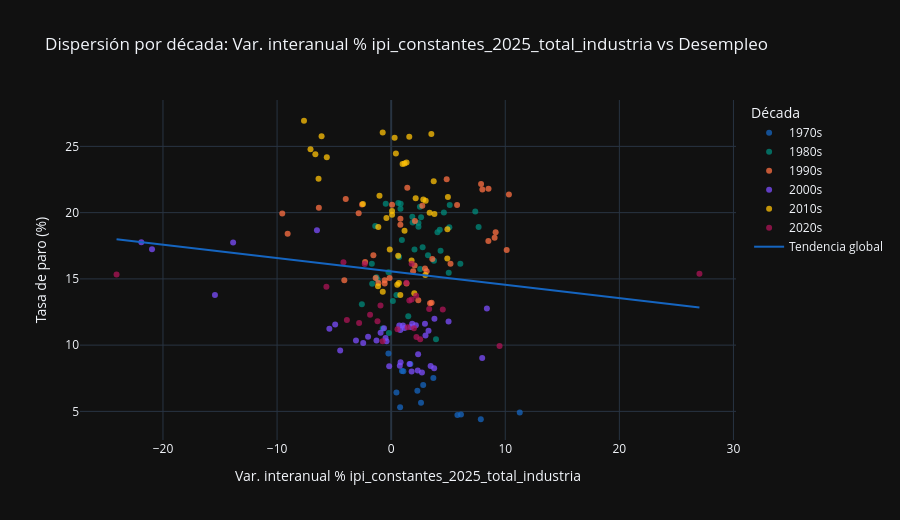

Notebook code for this chart:
### Markdown cell above
### Análisis:

La correlación global entre la variación interanual del `ipi_constantes_2025_total_industria` y la tasa de paro es de -0,1044, débil en el agregado pero, como en el PIB, resultado de promediar regímenes de signo opuesto. La correlación rodante a 20 trimestres oscila con gran amplitud entre aproximadamente +0,8 y -0,95, alternando tramos en que la producción industrial y el paro se mueven en sentido inverso con tramos en que lo hacen en el mismo sentido.

El tramo más informativo y de mayor magnitud es el de la crisis financiera: entre 2008 y 2010 la correlación rodante alcanza su mínimo, en torno a -0,95, el valor más extremo de toda la serie, cuando el colapso de la producción industrial coincide con la mayor escalada del desempleo. Otros tramos negativos aparecen en 1981-1983 y 2015-2018. Los tramos positivos (1985-1992, 2001-2006) corresponden a periodos en que la producción crece de forma sostenida mientras el paro evoluciona por sus propios factores estructurales, sin acoplarse a la dinámica industrial. La correlación global de -0,1044 subestima por tanto el poder predictivo del IPI, que es fuerte y negativo en las recesiones industriales, el momento en que más importa para anticipar el desempleo.

Para la caracterización de la variable, el crecimiento de la producción industrial es un indicador relevante del ciclo cuya relación con el paro se intensifica en las crisis; su aprovechamiento, condicionado al régimen, se difiere a la fase de feature engineering.

### Code cell
df_cross['decada'] = (df_cross.index.year // 10 * 10).astype(str) + 's'
paleta_decadas = ['#1565C0', '#00897B', '#FF7043', '#7C4DFF', '#FFC107', '#AD1457']

df_scatter = df_cross.reset_index().rename(columns={'index': 'fecha', df_cross.index.name or 'index': 'fecha'})
if 'fecha' not in df_scatter.columns:
    df_scatter.insert(0, 'fecha', df_cross.index.strftime('%Y-%m-%d'))
else:
    df_scatter['fecha'] = pd.to_datetime(df_scatter['fecha']).dt.strftime('%Y-%m-%d')

fig = px.scatter(
    df_scatter, x='ipi', y='parados',
    color='decada',
    hover_data=['fecha'],
    trendline='ols',
    trendline_scope='overall',
    color_discrete_sequence=paleta_decadas,
    title=f'Dispersión por década: {main_s9_label} vs Desempleo',
    labels={
        'ipi': main_s9_label,
        'parados': 'Tasa de paro (%)',
        'decada': 'Década', 'fecha': 'Fecha',
    },
)
fig.for_each_trace(lambda t: t.update(name='Tendencia global') if t.name == 'Overall Trendline' else None)
fig.update_traces(marker=dict(size=6, opacity=0.75))
fig.update_layout(height=520)
fig.show()

### Figure 1 — Plotly figure (JSON) as saved in the notebook; plotly's stock layout.template omitted (floating-point values rounded to 4 significant figures; data arrays with more than 128 entries replaced by an {"elided": "..."} marker saying what was removed)
{"data": [{"customdata": [["1976-07-01"], ["1976-10-01"], ["1977-01-01"], ["1977-04-01"], ["1977-07-01"], ["1977-10-01"], ["1978-01-01"], ["1978-04-01"], ["1978-07-01"], ["1978-10-01"], ["1979-01-01"], ["1979-04-01"], ["1979-07-01"], ["1979-10-01"]], "hovertemplate": "Década=1970s<br>Var. interanual % ipi_constantes_2025_total_industria=%{x}<br>Tasa de paro (%)=%{y}<br>Fecha=%{customdata[0]}<extra></extra>", "legendgroup": "1970s", "marker": {"color": "#1565C0", "opacity": 0.75, "size": 6, "symbol": "circle"}, "mode": "markers", "name": "1970s", "orientation": "v", "showlegend": true, "type": "scatter", "x": [7.858, 5.806, 11.27, 6.118, 0.7828, 2.615, 0.4603, 2.296, 2.807, 3.699, 1.069, 0.9474, 1.685, -0.2415], "xaxis": "x", "y": [4.407, 4.721, 4.92, 4.763, 5.318, 5.656, 6.418, 6.551, 6.998, 7.529, 8.025, 8.052, 8.579, 9.361], "yaxis": "y"}, {"customdata": [["1980-01-01"], ["1980-04-01"], ["1980-07-01"], ["1980-10-01"], ["1981-01-01"], ["1981-04-01"], ["1981-07-01"], ["1981-10-01"], ["1982-01-01"], ["1982-04-01"], ["1982-07-01"], ["1982-10-01"], ["1983-01-01"], ["1983-04-01"], ["1983-07-01"], ["1983-10-01"], ["1984-01-01"], ["1984-04-01"], ["1984-07-01"], ["1984-10-01"], ["1985-01-01"], ["1985-04-01"], ["1985-07-01"], ["1985-10-01"], ["1986-01-01"], ["1986-04-01"], ["1986-07-01"], ["1986-10-01"], ["1987-01-01"], ["1987-04-01"], ["1987-07-01"], ["1987-10-01"], ["1988-01-01"], ["1988-04-01"], ["1988-07-01"], ["1988-10-01"], ["1989-01-01"], ["1989-04-01"], ["1989-07-01"], ["1989-10-01"]], "hovertemplate": "Década=1980s<br>Var. interanual % ipi_constantes_2025_total_industria=%{x}<br>Tasa de paro (%)=%{y}<br>Fecha=%{customdata[0]}<extra></extra>", "legendgroup": "1980s", "marker": {"color": "#00897B", "opacity": 0.75, "size": 6, "symbol": "circle"}, "mode": "markers", "name": "1980s", "orientation": "v", "showlegend": true, "type": "scatter", "x": [3.929, -0.1974, -0.743, 1.498, -2.569, 0.1484, 0.461, -1.666, -1.293, -1.186, -0.2299, -1.694, 3.226, 3.752, 0.6899, 2.757, 2.392, -1.398, 1.882, 0.8149, -0.4768, 0.8312, 2.52, 5.133, 0.623, 7.372, 2.621, 1.853, 4.619, 2.394, 7.664, 4.262, 5.098, 4.058, 0.939, 2.043, 4.331, 6.062, 5.044, 2.545], "xaxis": "x", "y": [10.44, 10.91, 11.26, 12.18, 13.09, 13.34, 13.78, 14.63, 15.12, 14.93, 15.5, 16.15, 16.78, 16.37, 16.64, 17.39, 18.94, 18.99, 19.25, 20.3, 20.68, 20.68, 20.44, 20.58, 20.72, 20.09, 19.66, 19.68, 20.0, 19.22, 18.92, 18.7, 18.9, 18.52, 17.93, 17.22, 17.12, 16.15, 15.46, 15.74], "yaxis": "y"}, {"customdata": [["1990-01-01"], ["1990-04-01"], ["1990-07-01"], ["1990-10-01"], ["1991-01-01"], ["1991-04-01"], ["1991-07-01"], ["1991-10-01"], ["1992-01-01"], ["1992-04-01"], ["1992-07-01"], ["1992-10-01"], ["1993-01-01"], ["1993-04-01"], ["1993-07-01"], ["1993-10-01"], ["1994-01-01"], ["1994-04-01"], ["1994-07-01"], ["1994-10-01"], ["1995-01-01"], ["1995-04-01"], ["1995-07-01"], ["1995-10-01"], ["1996-01-01"], ["1996-04-01"], ["1996-07-01"], ["1996-10-01"], ["1997-01-01"], ["1997-04-01"], ["1997-07-01"], ["1997-10-01"], ["1998-01-01"], ["1998-04-01"], ["1998-07-01"], ["1998-10-01"], ["1999-01-01"], ["1999-04-01"], ["1999-07-01"], ["1999-10-01"]], "hovertemplate": "Década=1990s<br>Var. interanual % ipi_constantes_2025_total_industria=%{x}<br>Tasa de paro (%)=%{y}<br>Fecha=%{customdata[0]}<extra></extra>", "legendgroup": "1990s", "marker": {"color": "#FF7043", "opacity": 0.75, "size": 6, "symbol": "circle"}, "mode": "markers", "name": "1990s", "orientation": "v", "showlegend": true, "type": "scatter", "x": [3.114, -1.359, -1.119, -0.5693, -4.106, -0.5673, -0.1413, 1.923, 2.057, -2.282, -1.558, -9.073, -9.543, -6.339, -3.981, 1.413, 4.866, 7.881, 7.992, 8.533, 10.32, 5.778, 2.729, 0.08014, -2.555, -2.848, 0.8103, 2.084, 0.8069, 9.157, 9.066, 8.52, 10.12, 3.605, 5.2, 2.967, 1.344, 2.379, 3.543, 3.408], "xaxis": "x", "y": [15.58, 15.08, 14.69, 14.9, 14.89, 14.65, 15.06, 15.59, 16.01, 16.28, 16.78, 18.41, 19.94, 20.38, 21.02, 21.88, 22.52, 22.17, 21.75, 21.8, 21.37, 20.58, 20.51, 20.6, 20.62, 19.96, 19.54, 19.38, 19.08, 18.51, 18.1, 17.86, 17.19, 16.5, 16.13, 15.78, 14.65, 13.39, 13.19, 13.16], "yaxis": "y"}, {"customdata": [["2000-01-01"], ["2000-04-01"], ["2000-07-01"], ["2000-10-01"], ["2001-01-01"], ["2001-04-01"], ["2001-07-01"], ["2001-10-01"], ["2002-01-01"], ["2002-04-01"], ["2002-07-01"], ["2002-10-01"], ["2003-01-01"], ["2003-04-01"], ["2003-07-01"], ["2003-10-01"], ["2004-01-01"], ["2004-04-01"], ["2004-07-01"], ["2004-10-01"], ["2005-01-01"], ["2005-04-01"], ["2005-07-01"], ["2005-10-01"], ["2006-01-01"], ["2006-04-01"], ["2006-07-01"], ["2006-10-01"], ["2007-01-01"], ["2007-04-01"], ["2007-07-01"], ["2007-10-01"], ["2008-01-01"], ["2008-04-01"], ["2008-07-01"], ["2008-10-01"], ["2009-01-01"], ["2009-04-01"], ["2009-07-01"], ["2009-10-01"]], "hovertemplate": "Década=2000s<br>Var. interanual % ipi_constantes_2025_total_industria=%{x}<br>Tasa de paro (%)=%{y}<br>Fecha=%{customdata[0]}<extra></extra>", "legendgroup": "2000s", "marker": {"color": "#7C4DFF", "opacity": 0.75, "size": 6, "symbol": "circle"}, "mode": "markers", "name": "2000s", "orientation": "v", "showlegend": true, "type": "scatter", "x": [8.39, 5.03, 1.842, 0.7139, -0.9263, -1.288, -0.4059, -2.025, -4.908, 0.8029, 1.038, 2.961, 3.792, -0.6305, 1.174, 1.739, 2.165, 3.273, 3.009, -0.4931, -2.45, 2.361, -0.1755, 0.8256, 7.977, 0.7583, 2.327, 3.768, 3.458, 2.697, 1.792, 1.611, -4.467, -3.084, -5.417, -15.44, -20.96, -21.9, -13.85, -6.505], "xaxis": "x", "y": [12.76, 11.79, 11.61, 11.48, 10.94, 10.35, 10.3, 10.63, 11.55, 11.15, 11.49, 11.61, 11.99, 11.28, 11.3, 11.37, 11.5, 11.09, 10.74, 10.53, 10.17, 9.319, 8.411, 8.705, 9.027, 8.443, 8.084, 8.264, 8.419, 7.932, 8.006, 8.57, 9.603, 10.36, 11.23, 13.79, 17.24, 17.77, 17.75, 18.66], "yaxis": "y"}, {"customdata": [["2010-01-01"], ["2010-04-01"], ["2010-07-01"], ["2010-10-01"], ["2011-01-01"], ["2011-04-01"], ["2011-07-01"], ["2011-10-01"], ["2012-01-01"], ["2012-04-01"], ["2012-07-01"], ["2012-10-01"], ["2013-01-01"], ["2013-04-01"], ["2013-07-01"], ["2013-10-01"], ["2014-01-01"], ["2014-04-01"], ["2014-07-01"], ["2014-10-01"], ["2015-01-01"], ["2015-04-01"], ["2015-07-01"], ["2015-10-01"], ["2016-01-01"], ["2016-04-01"], ["2016-07-01"], ["2016-10-01"], ["2017-01-01"], ["2017-04-01"], ["2017-07-01"], ["2017-10-01"], ["2018-01-01"], ["2018-04-01"], ["2018-07-01"], ["2018-10-01"], ["2019-01-01"], ["2019-04-01"], ["2019-07-01"], ["2019-10-01"]], "hovertemplate": "Década=2010s<br>Var. interanual % ipi_constantes_2025_total_industria=%{x}<br>Tasa de paro (%)=%{y}<br>Fecha=%{customdata[0]}<extra></extra>", "legendgroup": "2010s", "marker": {"color": "#FFC107", "opacity": 0.75, "size": 6, "symbol": "circle"}, "mode": "markers", "name": "2010s", "orientation": "v", "showlegend": true, "type": "scatter", "x": [0.08072, 3.792, -0.416, 0.07885, 2.147, -2.473, -1.024, -6.366, -5.642, -6.644, -7.069, -6.098, -7.641, -0.7422, 0.3043, 1.588, 3.522, 0.4149, 1.001, 1.17, 1.348, 3.728, 4.973, 3.025, 2.818, 3.371, -1.126, 1.172, 4.929, -0.1229, 1.79, 4.918, 0.6138, 2.994, 0.5331, -1.155, 0.6774, -0.7376, 2.026, 0.8037], "xaxis": "x", "y": [19.84, 19.89, 19.59, 20.11, 21.08, 20.64, 21.28, 22.56, 24.19, 24.4, 24.79, 25.77, 26.94, 26.06, 25.65, 25.73, 25.93, 24.47, 23.67, 23.7, 23.78, 22.37, 21.18, 20.9, 21.0, 20.0, 18.91, 18.63, 18.75, 17.22, 16.38, 16.55, 16.74, 15.28, 14.55, 14.45, 14.7, 14.02, 13.92, 13.78], "yaxis": "y"}, {"customdata": [["2020-01-01"], ["2020-04-01"], ["2020-07-01"], ["2020-10-01"], ["2021-01-01"], ["2021-04-01"], ["2021-07-01"], ["2021-10-01"], ["2022-01-01"], ["2022-04-01"], ["2022-07-01"], ["2022-10-01"], ["2023-01-01"], ["2023-04-01"], ["2023-07-01"], ["2023-10-01"], ["2024-01-01"], ["2024-04-01"], ["2024-07-01"], ["2024-10-01"], ["2025-01-01"], ["2025-04-01"], ["2025-07-01"], ["2025-10-01"]], "hovertemplate": "Década=2020s<br>Var. interanual % ipi_constantes_2025_total_industria=%{x}<br>Tasa de paro (%)=%{y}<br>Fecha=%{customdata[0]}<extra></extra>", "legendgroup": "2020s", "marker": {"color": "#AD1457", "opacity": 0.75, "size": 6, "symbol": "circle"}, "mode": "markers", "name": "2020s", "orientation": "v", "showlegend": true, "type": "scatter", "x": [-5.676, -24.07, -4.181, -2.315, 1.792, 27.02, 1.336, 1.795, 2.19, 4.524, 3.332, -0.936, 1.594, -2.809, -3.882, -1.199, -1.848, 1.999, 0.5497, 2.213, 1.442, -0.7537, 2.545, 9.501], "xaxis": "x", "y": [14.41, 15.33, 16.26, 16.13, 16.14, 15.39, 14.71, 13.44, 13.73, 12.69, 12.73, 12.99, 13.38, 11.67, 11.89, 11.8, 12.29, 11.27, 11.21, 10.61, 11.36, 10.29, 10.45, 9.932], "yaxis": "y"}, {"hovertemplate": "<b>OLS trendline</b><br>parados = -0.101043 * ipi + 15.5663<br>R<sup>2</sup>=0.010907<br><br>Var. interanual % ipi_constantes_2025_total_industria=%{x}<br>Tasa de paro (%)=%{y} <b>(trend)</b><extra></extra>", "legendgroup": "Overall Trendline", "line": {"color": "#1565C0"}, "marker": {"opacity": 0.75, "size": 6}, "mode": "lines", "name": "Tendencia global", "showlegend": true, "type": "scatter", "x": {"elided": "198 float values"}, "xaxis": "x", "y": {"elided": "198 float values"}, "yaxis": "y"}], "layout": {"height": 520, "legend": {"title": {"text": "Década"}, "tracegroupgap": 0}, "title": {"text": "Dispersión por década: Var. interanual % ipi_constantes_2025_total_industria vs Desempleo"}, "xaxis": {"anchor": "y", "domain": [0.0, 1.0], "title": {"text": "Var. interanual % ipi_constantes_2025_total_industria"}}, "yaxis": {"anchor": "x", "domain": [0.0, 1.0], "title": {"text": "Tasa de paro (%)"}}}}
